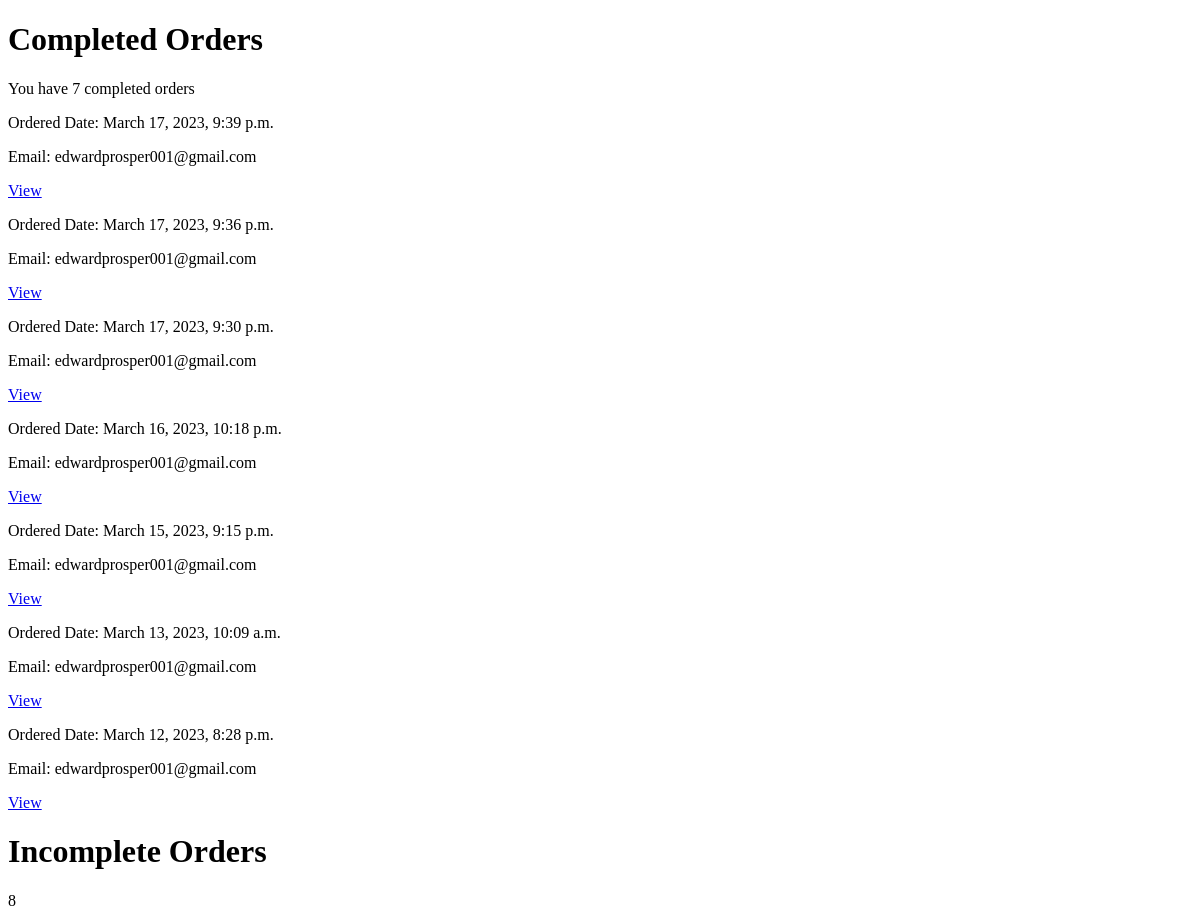
The app's page /orders/orders/history/ (signed in), older data.
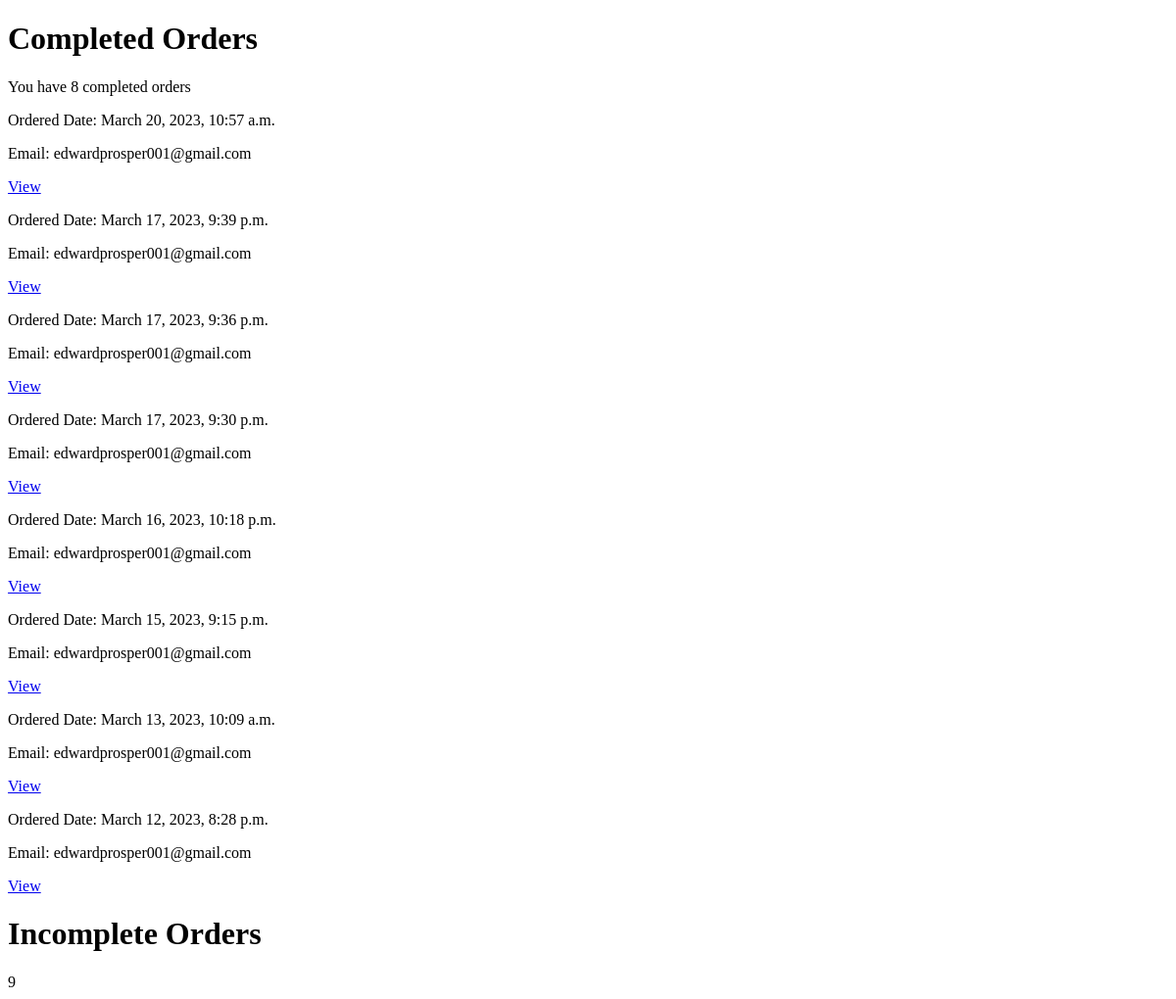
The same page, newer data.
### core/models.py (models this page shows, shortened)
class Order_Payment(models.Model):      # You just created this....
    order = models.ForeignKey(Order, on_delete=models.CASCADE)
    amount = models.PositiveIntegerField()
    ref = models.CharField(max_length=200)
    email = models.EmailField()
    verified = models.BooleanField(default=False)
    date_created = models.DateTimeField(auto_now_add=True)
    class Meta:
        ordering = ["-date_created"]
        verbose_name = "Ordered & Paid"
        verbose_name_plural = "Ordered & Paid"

### orders/models.py (models this page shows, shortened)
class Order(models.Model):
    first_name = models.CharField(max_length=50)
    last_name = models.CharField(max_length=50)
    email = models.EmailField()
    phone_number = models.CharField(max_length=11)
    address = models.CharField(max_length=250)
    postal_code = models.CharField(max_length=20)
    city = models.ForeignKey(LGA, on_delete=models.CASCADE)
    delivery_fee = ChainedForeignKey(Delivery_prices, chained_field="city",
                                     chained_model_field="city",
                                     show_all=False,
                                    auto_choose=True,
                                    sort=True)
    created = models.DateTimeField(auto_now_add=True)
    updated = models.DateTimeField(auto_now=True)
    paid = models.BooleanField(default=False)
    ref = models.CharField(max_length=200)
    refund_requested = models.BooleanField(default=False)
    refund_granted = models.BooleanField(default=False)
    coupon = models.ForeignKey(Coupon,
                               related_name='orders',
                               null=True,
                               blank=True,
                               on_delete=models.SET_NULL)
    discount = models.IntegerField(default=0,
                                   validators=[MinValueValidator(0),
                                       MaxValueValidator(100)])
    class Meta:
        ordering = ['-created']
        indexes = [
            models.Index(fields=['-created']),
        ]

### orders/views.py (the view)
# urls.py: path("orders/history/", views.order_history, name="order-history"),
@login_required
def order_history(request):
    completed_orders = Order_Payment.objects.filter(email=request.user.email, verified=True)
    incomplete_orders = Order.objects.filter(email=request.user.email, paid=False)
    context = {
        "incomplete_orders": incomplete_orders,
        "completed_orders": completed_orders
    }
    return render(request, "orders/order/history2.html", context)

### cart/context_processors.py (called while the page is built)
def cart(request):
    return {'cart': Cart(request)}

### orders/templates/orders/order/history2.html (shortened to what this page needs)
<!DOCTYPE html>
<html lang="en">
<head>
</head>
<body>
    <h1>Completed Orders</h1>
    You have {{ completed_orders.count }} completed orders
    {% for order in completed_orders %}
        <p>Ordered Date: {{ order.order.created }}</p>
        <p>Email: {{ order.email }}</p>
        <a href="{% url 'orders:user-order-detail' order.id %}">View</a>
    {% endfor %}
    <h1>Incomplete Orders</h1>
    {{ incomplete_orders.count}}
</body>
</html>

Row changes from the older to the newer data that the page shows:
added Order_Payment: order.created "March 20, 2023, 10:57 a.m.", email "edwardprosper001@gmail.com"
Text that changed along with them:
{{ completed_orders.count }}: "7" → "8"
{{ incomplete_orders.count }}: "8" → "9"
